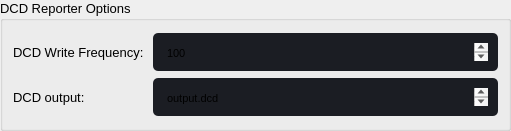
                                 <widget class="QGroupBox" name="DCD_Reporter_Options_groupBox">
                                  <property name="geometry">
                                   <rect>
                                    <x>10</x>
                                    <y>110</y>
                                    <width>511</width>
                                    <height>131</height>
                                   </rect>
                                  </property>
                                  <property name="font">
                                   <font>
                                    <family>Segoe UI</family>
                                    <pointsize>10</pointsize>
                                   </font>
                                  </property>
                                  <property name="styleSheet">
                                   <string notr="true">QWidget:disabled {
  background-color: #19232D;
  color: #787878;
  selection-background-color: #14506E;
  selection-color: #787878;
}</string>
                                  </property>
                                  <property name="title">
                                   <string>DCD Reporter Options</string>
                                  </property>
                                  <widget class="QWidget" name="formLayoutWidget_6">
                                   <property name="geometry">
                                    <rect>
                                     <x>10</x>
                                     <y>29</y>
                                     <width>491</width>
                                     <height>92</height>
                                    </rect>
                                   </property>
                                   <layout class="QFormLayout" name="formLayout_6">
                                    <property name="leftMargin">
                                     <number>3</number>
                                    </property>
                                    <property name="topMargin">
                                     <number>3</number>
                                    </property>
                                    <property name="rightMargin">
                                     <number>3</number>
                                    </property>
                                    <property name="bottomMargin">
                                     <number>3</number>
                                    </property>
                                    <item row="0" column="0">
                                     <widget class="QLabel" name="label_24">
                                      <property name="sizePolicy">
                                       <sizepolicy hsizetype="Expanding" vsizetype="Expanding">
                                        <horstretch>0</horstretch>
                                        <verstretch>0</verstretch>
                                       </sizepolicy>
                                      </property>
                                      <property name="font">
                                       <font>
                                        <family>Segoe UI</family>
                                        <pointsize>10</pointsize>
                                       </font>
                                      </property>
                                      <property name="text">
                                       <string>DCD Write Frequency: </string>
                                      </property>
                                     </widget>
                                    </item>
                                    <item row="1" column="0">
                                     <widget class="QLabel" name="label_25">
                                      <property name="sizePolicy">
                                       <sizepolicy hsizetype="Expanding" vsizetype="Expanding">
                                        <horstretch>0</horstretch>
                                        <verstretch>0</verstretch>
                                       </sizepolicy>
                                      </property>
                                      <property name="font">
                                       <font>
                                        <family>Segoe UI</family>
                                        <pointsize>10</pointsize>
                                       </font>
                                      </property>
                                      <property name="text">
                                       <string>DCD output: </string>
                                      </property>
                                     </widget>
                                    </item>
                                    <item row="0" column="1">
                                     <widget class="QTextEdit" name="DCD_write_freq_textEdit">
                                      <property name="minimumSize">
                                       <size>
                                        <width>0</width>
                                        <height>38</height>
                                       </size>
                                      </property>
                                      <property name="maximumSize">
                                       <size>
                                        <width>16777215</width>
                                        <height>38</height>
                                       </size>
                                      </property>
                                      <property name="font">
                                       <font>
                                        <family>Segoe UI</family>
                                        <pointsize>10</pointsize>
                                       </font>
                                      </property>
                                      <property name="styleSheet">
                                       <string notr="true">QTextEdit {
	background-color: rgb(27, 29, 35);
	border-radius: 5px;
	padding: 10px;
}
QTextEdit:hover {
	border: 2px solid rgb(64, 71, 88);
}
QTextEdit:focus {
	border: 2px solid rgb(91, 101, 124);
}</string>
                                      </property>
                                      <property name="html">
                                       <string>&lt;!DOCTYPE HTML PUBLIC &quot;-//W3C//DTD HTML 4.0//EN&quot; &quot;http://www.w3.org/TR/REC-html40/strict.dtd&quot;&gt;
&lt;html&gt;&lt;head&gt;&lt;meta name=&quot;qrichtext&quot; content=&quot;1&quot; /&gt;&lt;style type=&quot;text/css&quot;&gt;
p, li { white-space: pre-wrap; }
&lt;/style&gt;&lt;/head&gt;&lt;body style=&quot; font-family:'Segoe UI'; font-size:10pt; font-weight:400; font-style:normal;&quot;&gt;
&lt;p style=&quot; margin-top:0px; margin-bottom:0px; margin-left:0px; margin-right:0px; -qt-block-indent:0; text-indent:0px;&quot;&gt;&lt;span style=&quot; font-family:'MS Shell Dlg 2'; font-size:8.25pt;&quot;&gt;100&lt;/span&gt;&lt;/p&gt;&lt;/body&gt;&lt;/html&gt;</string>
                                      </property>
                                     </widget>
                                    </item>
                                    <item row="1" column="1">
                                     <widget class="QTextEdit" name="DCD_Output_Name_textEdit">
                                      <property name="minimumSize">
                                       <size>
                                        <width>0</width>
                                        <height>38</height>
                                       </size>
                                      </property>
                                      <property name="maximumSize">
                                       <size>
                                        <width>16777215</width>
                                        <height>38</height>
                                       </size>
                                      </property>
                                      <property name="font">
                                       <font>
                                        <family>Segoe UI</family>
                                        <pointsize>10</pointsize>
                                       </font>
                                      </property>
                                      <property name="styleSheet">
                                       <string notr="true">QTextEdit {
	background-color: rgb(27, 29, 35);
	border-radius: 5px;
	padding: 10px;
}
QTextEdit:hover {
	border: 2px solid rgb(64, 71, 88);
}
QTextEdit:focus {
	border: 2px solid rgb(91, 101, 124);
}</string>
                                      </property>
                                      <property name="html">
                                       <string>&lt;!DOCTYPE HTML PUBLIC &quot;-//W3C//DTD HTML 4.0//EN&quot; &quot;http://www.w3.org/TR/REC-html40/strict.dtd&quot;&gt;
&lt;html&gt;&lt;head&gt;&lt;meta name=&quot;qrichtext&quot; content=&quot;1&quot; /&gt;&lt;style type=&quot;text/css&quot;&gt;
p, li { white-space: pre-wrap; }
&lt;/style&gt;&lt;/head&gt;&lt;body style=&quot; font-family:'Segoe UI'; font-size:10pt; font-weight:400; font-style:normal;&quot;&gt;
&lt;p style=&quot; margin-top:0px; margin-bottom:0px; margin-left:0px; margin-right:0px; -qt-block-indent:0; text-indent:0px;&quot;&gt;&lt;span style=&quot; font-family:'MS Shell Dlg 2'; font-size:8.25pt;&quot;&gt;output.dcd&lt;/span&gt;&lt;/p&gt;&lt;/body&gt;&lt;/html&gt;</string>
                                      </property>
                                     </widget>
                                    </item>
                                   </layout>
                                  </widget>
                                 </widget>
